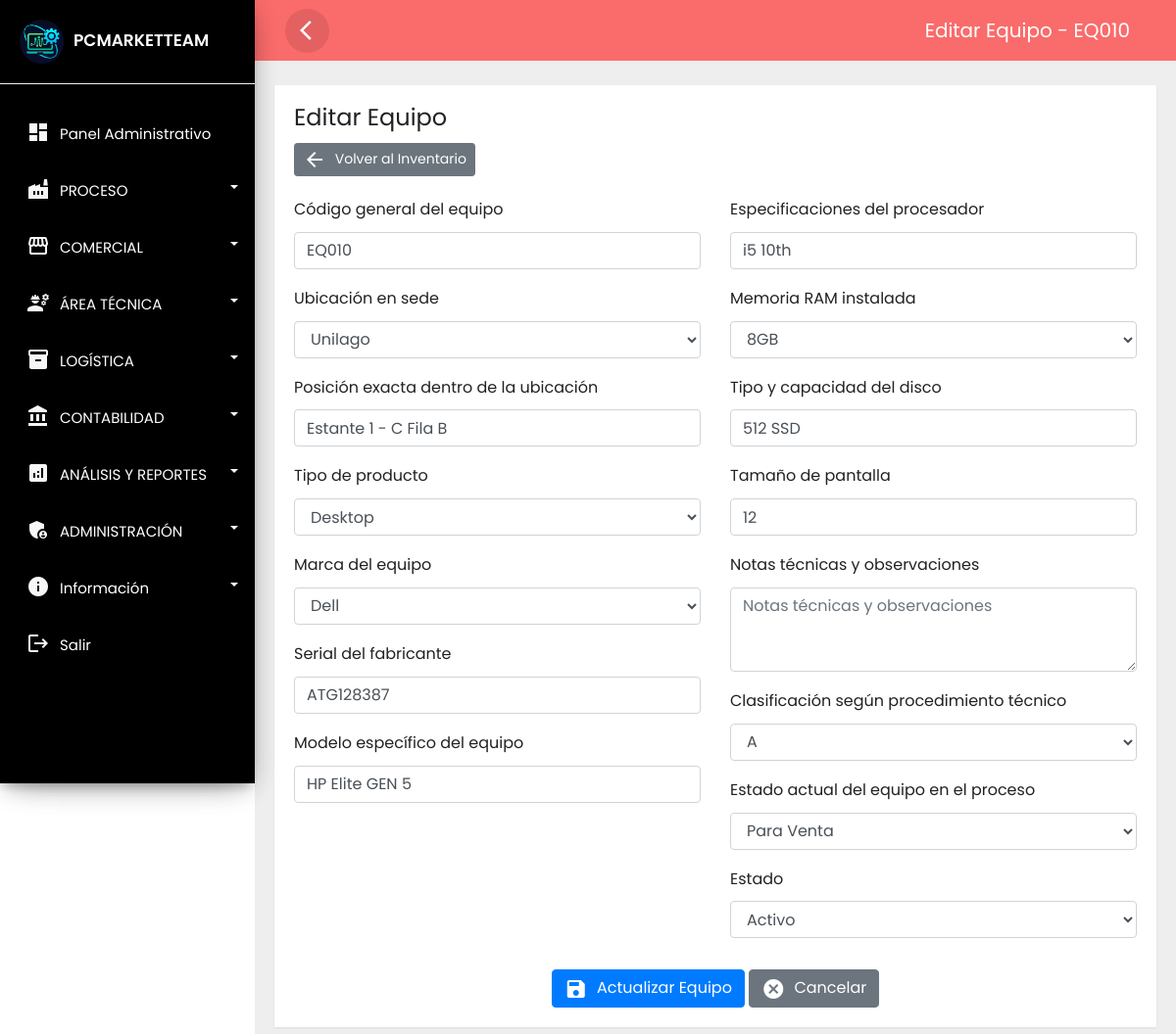
Page /bodega/editar_inventario.php?id=11 (signed in) on the earlier database version.
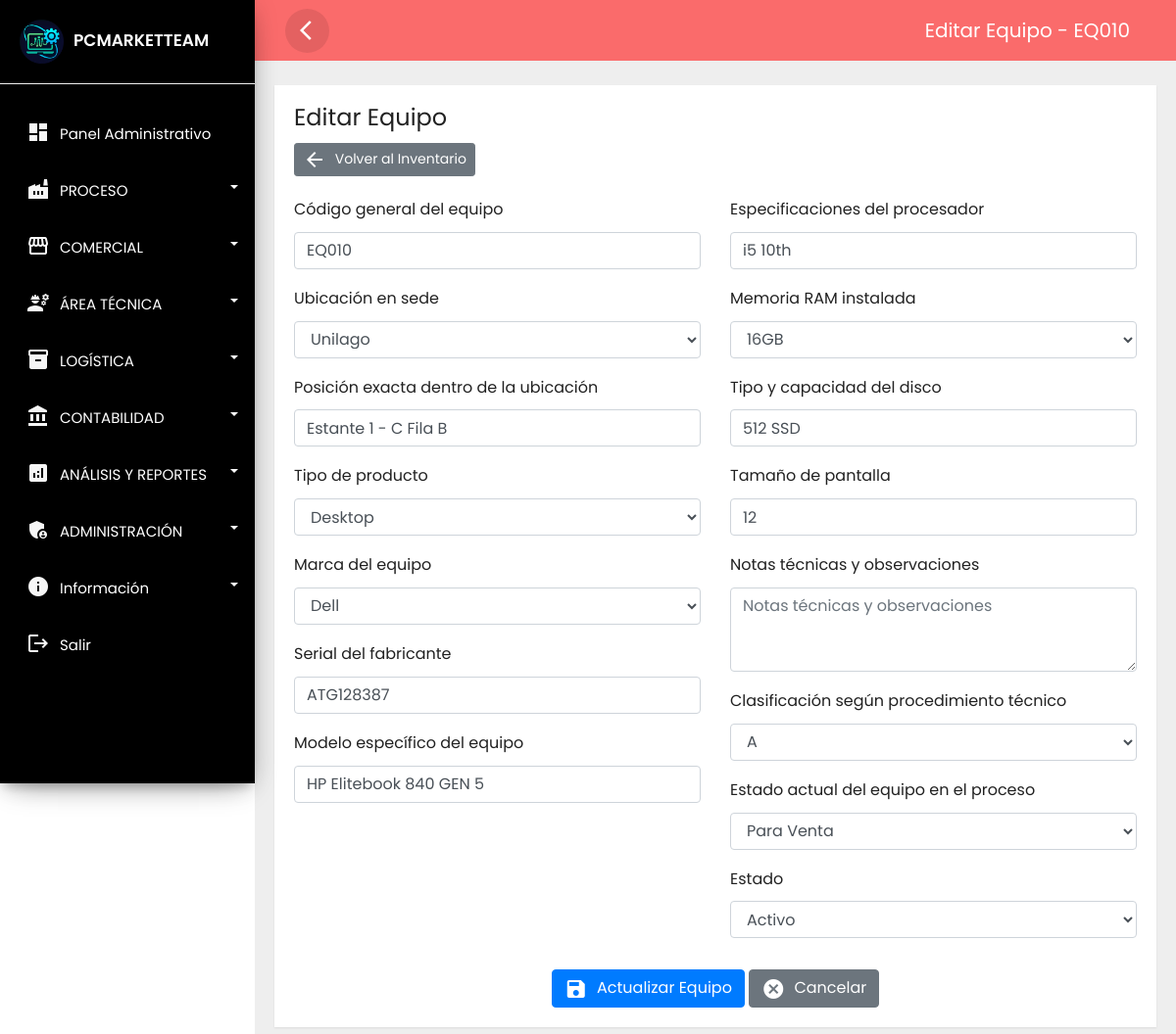
Same page on the later database version.
### tables this page shows
CREATE TABLE `bodega_inventario` (
  `id` int NOT NULL,
  `codigo_g` varchar(50) NOT NULL COMMENT 'Código general del equipo',
  `ubicacion` varchar(100) NOT NULL COMMENT 'Zona específica en bodega/laboratorio',
  `posicion` varchar(50) NOT NULL COMMENT 'Posición exacta dentro de la ubicación',
  `fecha_ingreso` datetime NOT NULL DEFAULT CURRENT_TIMESTAMP,
  `fecha_modificacion` datetime NOT NULL DEFAULT CURRENT_TIMESTAMP ON UPDATE CURRENT_TIMESTAMP,
  `producto` varchar(50) NOT NULL COMMENT 'Tipo de producto (Laptop, Desktop, Monitor, AIO, etc.)',
  `marca` varchar(50) NOT NULL COMMENT 'Marca del equipo',
  `serial` varchar(100) NOT NULL COMMENT 'Número de serie del fabricante',
  `modelo` varchar(100) NOT NULL COMMENT 'Modelo o Referencia del equipo',
  `procesador` varchar(100) DEFAULT NULL COMMENT 'Especificaciones del procesador',
  `ram` varchar(50) DEFAULT NULL COMMENT 'Memoria RAM instalada',
  `disco` varchar(100) DEFAULT NULL COMMENT 'Tipo y capacidad del disco',
  `pulgadas` varchar(20) DEFAULT NULL COMMENT 'Tamaño de pantalla',
  `observaciones` text COMMENT 'Notas técnicas y observaciones',
  `grado` varchar(10) NOT NULL COMMENT 'Clasificación según procedimiento técnico (antes ENUM)',
  `disposicion` varchar(50) NOT NULL COMMENT 'Estado actual del equipo en el proceso',
  `estado` varchar(20) NOT NULL DEFAULT 'activo',
  `tecnico_id` int DEFAULT NULL,
  `pedido_id` int DEFAULT NULL,
  `producto_id` int DEFAULT NULL,
  `tactil` text,
  `lote` varchar(50) DEFAULT NULL,
  `activo_fijo` varchar(50) DEFAULT NULL
);

### public_html/bodega/editar_inventario.php (the view, shortened to what the changed rows need)
<?php
require_once '../../config/ctconex.php';
$id = isset($_GET['id']) ? intval($_GET['id']) : 0;
try {
    $stmt = $connect->prepare("SELECT * FROM bodega_inventario WHERE id = ?");
    $stmt->execute([$id]);
    $equipo = $stmt->fetch(PDO::FETCH_ASSOC);
} catch (PDOException $e) {
    header('location: inventario.php');
    exit;
}
?>
<?php if (isset($_SESSION['id'])) { ?>
<!DOCTYPE html>
<html lang="es">
<head>
    <link rel="stylesheet" href="../assets/css/bootstrap.min.css">
    <link rel="stylesheet" href="../assets/css/custom.css">
    <link rel="stylesheet" href="../assets/css/loader.css">
</head>
<body>
    <div class="wrapper">
        <?php include_once '../layouts/nav.php'; include_once '../layouts/menu_data.php'; ?>
        <nav id="sidebar">
            <div class="sidebar-header">
                <h3><img src="../assets/img/favicon.webp" class="img-fluid"/><span>PCMARKETTEAM</span></h3>
            </div>
        </nav>
        <div id="content">
            <div class="top-navbar">
                <nav class="navbar navbar-expand-lg"  style="background-color: #fa6b6b;">
                    <div class="container-fluid">
                        <button type="button" id="sidebarCollapse" class="d-xl-block d-lg-block d-md-mone d-none">
                            <span class="material-icons">arrow_back_ios</span>
                        </button>
                        <a class="navbar-brand" href="#"> Editar Equipo - <?php echo htmlspecialchars($equipo['codigo_g']); ?></a>
                    </div>
                </nav>
            </div>
            <div class="main-content">
                <div class="row">
                    <div class="col-md-12">
                        <div class="card">
                            <div class="card-header">
                                <h4>Editar Equipo</h4>
                                <a href="inventario.php" class="btn btn-secondary btn-sm">
                                    <i class="material-icons">arrow_back</i> Volver al Inventario
                                </a>
                            </div>
                            <div class="card-body">
                                <form id="editarForm" method="POST" action="../../backend/php/update_inventario.php">
                                    <div class="row">
                                        <div class="col-md-6">
                                            <div class="form-group">
                                                <label for="codigo_g">Código general del equipo</label>
                                                <input type="text" class="form-control" name="codigo_g" id="codigo_g"
                                                    value="<?php echo htmlspecialchars($equipo['codigo_g']); ?>" required>
                                            </div>
                                            <div class="form-group">
                                                <label>Ubicación en sede</label>
                                                <select class="form-control" name="ubicacion" required>
                                                    <option value="Unilago" <?php echo ($equipo['ubicacion'] == 'Unilago') ? 'selected' : ''; ?>>Unilago</option>
                                                </select>
                                            </div>
                                            <div class="form-group">
                                                <label for="posicion">Posición exacta dentro de la ubicación</label>
                                                <input type="text" class="form-control" name="posicion" id="posicion"
                                                    value="<?php echo htmlspecialchars($equipo['posicion']); ?>" required>
                                            </div>
                                            <div class="form-group">
                                                <label for="producto">Tipo de producto</label>
                                                <select class="form-control" name="producto" id="producto" required>
                                                    <option value="Desktop" <?php echo ($equipo['producto'] == 'Desktop') ? 'selected' : ''; ?>>Desktop</option>
                                                </select>
                                            </div>
                                            <div class="form-group">
                                                <label for="marca">Marca del equipo</label>
                                                <select class="form-control" name="marca" id="marca" required>
                                                    <option value="Dell" <?php echo ($equipo['marca'] == 'Dell') ? 'selected' : ''; ?>>Dell</option>
                                                </select>
                                            </div>
                                            <div class="form-group">
                                                <label for="serial">Serial del fabricante</label>
                                                <input type="text" class="form-control" name="serial" id="serial"
                                                    value="<?php echo htmlspecialchars($equipo['serial']); ?>" required>
                                            </div>
                                            <div class="form-group">
                                                <label for="modelo">Modelo específico del equipo</label>
                                                <input type="text" class="form-control" name="modelo" id="modelo"
                                                    value="<?php echo htmlspecialchars($equipo['modelo']); ?>" required>
                                            </div>
                                        </div>
                                        <div class="col-md-6">
                                            <div class="form-group">
                                                <label for="procesador">Especificaciones del procesador</label>
                                                <input type="text" class="form-control" name="procesador" id="procesador"
                                                    value="<?php echo htmlspecialchars($equipo['procesador'] ?? ''); ?>" placeholder="Ej: Intel i5 8th Gen">
                                            </div>
                                            <div class="form-group">
                                                <label for="ram">Memoria RAM instalada</label>
                                                <select class="form-control" name="ram" id="ram" required>
                                                    <option value="8GB" <?php echo ($equipo['ram'] == '8GB') ? 'selected' : ''; ?>>8GB</option>
                                                    <option value="16GB" <?php echo ($equipo['ram'] == '16GB') ? 'selected' : ''; ?>>16GB</option>
                                                </select>
                                            </div>
                                            <div class="form-group">
                                                <label for="disco">Tipo y capacidad del disco</label>
                                                <input type="text" class="form-control" name="disco" id="disco"
                                                    value="<?php echo htmlspecialchars($equipo['disco'] ?? ''); ?>" placeholder="Ej: SSD 256GB">
                                            </div>
                                            <div class="form-group">
                                                <label for="pulgadas">Tamaño de pantalla</label>
                                                <input type="text" class="form-control" name="pulgadas" id="pulgadas"
                                                    value="<?php echo htmlspecialchars($equipo['pulgadas'] ?? ''); ?>" placeholder="Ej: 15.6">
                                            </div>
                                            <div class="form-group">
                                                <label for="observaciones">Notas técnicas y observaciones</label>
                                                <textarea class="form-control" name="observaciones" id="observaciones" rows="3"
                                                    placeholder="Notas técnicas y observaciones"><?php echo htmlspecialchars($equipo['observaciones'] ?? ''); ?></textarea>
                                            </div>
                                            <div class="form-group">
                                                <label for="grado">Clasificación según procedimiento técnico</label>
                                                <select class="form-control" name="grado" id="grado" required>
                                                    <option value="A" <?php echo ($equipo['grado'] == 'A') ? 'selected' : ''; ?>>A</option>
                                                </select>
                                            </div>
                                            <div class="form-group">
                                                <label for="disposicion">Estado actual del equipo en el proceso</label>
                                                <select class="form-control" name="disposicion" id="disposicion" required>
                                                    <option value="Para Venta" <?php echo ($equipo['disposicion'] == 'Para Venta') ? 'selected' : ''; ?>>Para Venta</option>
                                                </select>
                                            </div>
                                            <div class="form-group">
                                                <label for="estado">Estado</label>
                                                <select class="form-control" name="estado" id="estado" required>
                                                    <option value="activo" <?php echo ($equipo['estado'] == 'activo') ? 'selected' : ''; ?>>Activo</option>
                                                </select>
                                            </div>
                                        </div>
                                    </div>
                                    <div class="row mt-3">
                                        <div class="col-md-12 text-center">
                                            <button type="submit" class="btn btn-primary">
                                                <i class="material-icons">save</i> Actualizar Equipo
                                            </button>
                                            <a href="inventario.php" class="btn btn-secondary">
                                                <i class="material-icons">cancel</i> Cancelar
                                            </a>
                                        </div>
                                    </div>
                                </form>
                            </div>
                        </div>
                    </div>
                </div>
            </div>
        </div>
    </div>
</body>
</html>
<?php } else {
    header('Location: ../error404.php');
} ?>

Differences in the rows shown:
changed bodega_inventario "EQ010": modelo "HP Elite GEN 5" → "HP Elitebook 840 GEN 5"; ram "8GB" → "16GB"
